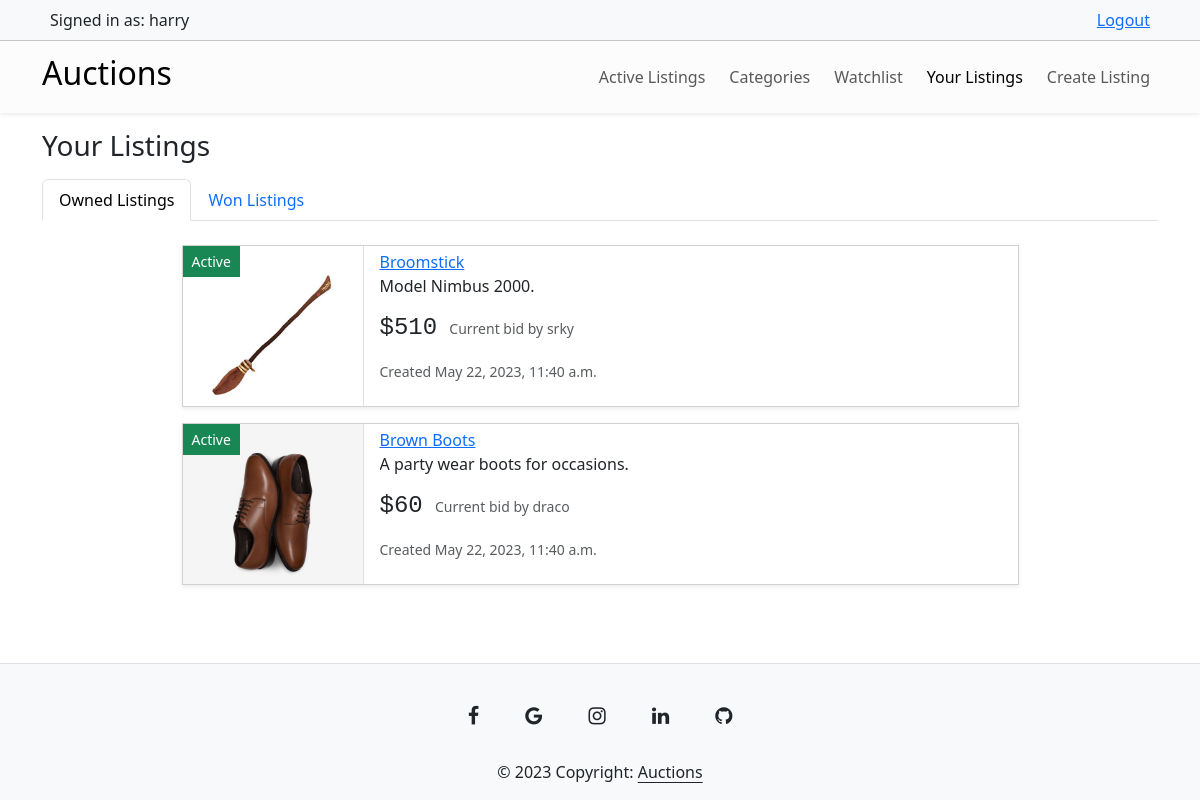
The app's page /your-listings/ (signed in) with its own data.
### auctions/models.py (models this page shows, shortened)
class User(AbstractUser):
    pass

class AuctionListing(models.Model):
    title = models.CharField(max_length=64)
    description = models.CharField(max_length=100)
    starting_bid = models.FloatField()
    category = models.ForeignKey(Category, on_delete=models.SET_NULL, null=True, related_name="auctions")
    image = models.ImageField(upload_to="images/", default="images/default.jpg")
    second_image = models.ImageField(upload_to="images/", default="images/default.jpg")
    third_image = models.ImageField(upload_to="images/", default="images/default.jpg")
    date_created = models.DateTimeField(default=datetime.datetime.now())
    owner = models.ForeignKey(User, on_delete=models.CASCADE, related_name="auctions")
    is_closed = models.BooleanField(default=False)

class Bid(models.Model):
    amount = models.IntegerField()
    date_created = models.DateTimeField(default=datetime.datetime.now())
    bidder = models.ForeignKey(User, on_delete=models.CASCADE, related_name="biddings")
    auction = models.ForeignKey(AuctionListing, on_delete=models.CASCADE, related_name="bids")

### auctions/views.py (the view)
# urls.py: path("your-listings/", views.your_listings, name="your_listings"),
@login_required
def your_listings(request):
    auctions = AuctionListing.objects.filter(owner=request.user).all()
    bids = []
    for auction in auctions:
        bids.append(auction.bids.all().order_by("-amount").first())
    zipped_list = zip(auctions, bids)
    winnings = Winner.objects.filter(user=request.user)
    auctions_won = []
    winning_bids = []
    for w in winnings:
        auctions_won.append(w.auction)
        winning_bids.append(w.auction.bids.all().order_by("-amount").first())
    zipped_list_winnings = zip(auctions_won, winning_bids)
    return render(request, "auctions/your-listings.html", {
        "zipped_list": zipped_list,
        "zipped_list_winnings": zipped_list_winnings
    })

### auctions/templates/auctions/your-listings.html (shortened to what this page needs)
{% extends "auctions/layout.html" %}
{% block body %}
    <h3 class="my-3">Your Listings</h3>
    <ul class="nav nav-tabs my-3">
        <li class="nav-item">
            <a class="nav-link active" id="tab-1" style="cursor: pointer;">Owned Listings</a>
        </li>
        <li class="nav-item">
            <a class="nav-link" id="tab-2" style="cursor: pointer;">Won Listings</a>
        </li>
    </ul>
    <div class="my-4" id="tab-item-1">
        {% for auction, current_bid in zipped_list %}
        <div class="card mb-3 position-relative overflow-hidden mx-auto rounded-0 w-75 shadow-sm">
            {% if auction.is_closed %}
                <button class="btn btn-danger btn-sm disabled rounded-0 position-absolute opacity-100">Closed</button>
            {% else %}
                <button class="btn btn-success btn-sm disabled rounded-0 position-absolute opacity-100">Active</button>
            {% endif %}
            <div class="row g-0">
                <div class="col-md-4 w-auto border-end" style="height: 10rem;">
                    <img src="{{ auction.image.url }}" class="img-fluid" alt="listing-img" width="180">
                </div>
                <div class="col-md-8">
                    <div class="card-body py-1">
                        <a href="{% url 'view_listing' auction.id %}" class="card-link">{{ auction.title }}</a>
                        <p class="card-text text-overflow-hidden">{{ auction.description }}</p>
                        <p class="card-text">
                                {% if current_bid %}
                                    <span class="h4 font-monospace">${{ current_bid.amount }}</span> <small class="text-muted mx-2">Current bid by {{ current_bid.bidder }}</small>
                                {% else %}
                                    <span class="h4 font-monospace">${{ auction.starting_bid }}</span> <small class="text-muted mx-2">No bids yet.</small>
                                {% endif %}
                        </p>
                        <p class="card-text"><small class="text-body-secondary">Created {{ auction.date_created }}</small></p>
                    </div>
                </div>
            </div>
        </div>
        {% empty %}
            <h4 class="my-5 text-center">You haven't created any Auctions yet.</h4>
        {% endfor %}
    </div>
{% endblock %}

### auctions/templates/auctions/layout.html (shortened to what this page needs)
{% load static %}
<!DOCTYPE html>
<html lang="en">
<head>
    <link rel="stylesheet" href="https://cdnjs.cloudflare.com/ajax/libs/font-awesome/4.7.0/css/font-awesome.min.css">
    <link href="https://cdn.jsdelivr.net/npm/bootstrap@5.3.0-alpha3/dist/css/bootstrap.min.css" rel="stylesheet"
>
    <link href="{% static 'auctions/styles.css' %}" rel="stylesheet">
</head>
<body class="d-flex flex-column min-vh-100">
    <nav class="navbar bg-light">
        <div class="container">
            <div class="d-flex w-100 justify-content-between px-2">
                {% if user.is_authenticated %}
                Signed in as: {{ request.user }}
                <a href="{% url 'logout' %}">Logout</a>
                {% else %}
                Not signed in.
                <div class="nav-item">
                    <a class="px-2" href="{% url 'login' %}">Login</a>
                    <a href="{% url 'register' %}">Signup</a>
                </div>
                {% endif %}
            </div>
        </div>
    </nav>
    <nav class="navbar navbar-expand-lg bg-light-subtle shadow-sm">
        <div class="container">
            <a class="navbar-brand" href="{% url 'index' %}">
                <h2>Auctions</h2>
            </a>
            <div class="collapse navbar-collapse" id="navbarSupportedContent">
                {% with request.resolver_match.url_name as url_name %}
                <ul class="navbar-nav ms-auto mb-2 mb-lg-0 align-items-center gap-2">
                    <li class="nav-item">
                        <a class="nav-link {% if url_name == 'index' %}active{% endif %}" aria-current="page"
                            href="{% url 'index' %}">Active Listings</a>
                    </li>
                    <li class="nav-item">
                        <a class="nav-link {% if url_name == 'view_categories' %}active{% endif %}" aria-current="page"
                            href="{% url 'view_categories' %}">Categories</a>
                    </li>
                    {% if user.is_authenticated %}
                    <li class="nav-item">
                        <a class="nav-link {% if url_name == 'view_watchlist' %}active{% endif %}" aria-current="page"
                            href="{% url 'view_watchlist' %}">Watchlist</a>
                    </li>
                    <li class="nav-item">
                        <a class="nav-link {% if url_name == 'your_listings' %}active{% endif %}" aria-current="page"
                            href="{% url 'your_listings' %}">Your Listings</a>
                    </li>
                    <li class="nav-item">
                        <a class="nav-link {% if url_name == 'create_listing' %}active{% endif %}" aria-current="page"
                            href="{% url 'create_listing' %}">Create Listing</a>
                    </li>
                    {% endif %}
                </ul>
                {% endwith %}
            </div>
        </div>
    </nav>
    <div class="container mb-5">
        {% block body %}
        {% endblock %}
    </div>
    <footer class="text-center text-white border-top mt-auto bg-body-tertiary">
        <div class="container pt-4">
            <a class="btn btn-link btn-lg text-dark m-1" href="#!"><i class="fa fa-facebook"></i></a>
            <a class="btn btn-link btn-lg text-dark m-1" href="#!"><i class="fa fa-google"></i></a>
            <a class="btn btn-link btn-lg text-dark m-1" href="#!"><i class="fa fa-instagram"></i></a>
            <a class="btn btn-link btn-lg text-dark m-1" href="#!"><i class="fa fa-linkedin"></i></a>
            <a class="btn btn-link btn-lg text-dark m-1" href="#!"><i class="fa fa-github"></i></a>
        </div>
        <div class="text-center text-dark p-3 bg-body-tertiary">
            © 2023 Copyright:
            <a class="link-offset-2 text-dark" href="{% url 'index' %}">Auctions</a>
        </div>
    </footer>
</body>
</html>

### auctions/static/auctions/styles.css (style rules this page uses)
.text-overflow-hidden { text-overflow: ellipsis; overflow: hidden; white-space: nowrap; }

### records on screen
User: user "harry"
AuctionListing: image (picture), title "Broomstick", description "Model Nimbus 2000.", amount "510", bidder "srky", date_created "May 22, 2023, 11:40 a.m."
AuctionListing: image (picture), title "Brown Boots", description "A party wear boots for occasions.", amount "60", bidder "draco", date_created "May 22, 2023, 11:40 a.m."
